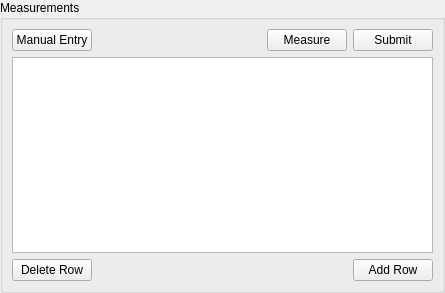
<?xml version="1.0" encoding="UTF-8"?>
<ui version="4.0">
 <class>BloodPressureMeasurements</class>
 <widget class="QWidget" name="BloodPressureMeasurements">
  <property name="geometry">
   <rect>
    <x>0</x>
    <y>0</y>
    <width>445</width>
    <height>293</height>
   </rect>
  </property>
  <property name="windowTitle">
   <string>Form</string>
  </property>
  <layout class="QVBoxLayout" name="verticalLayout_2">
   <property name="leftMargin">
    <number>0</number>
   </property>
   <property name="topMargin">
    <number>0</number>
   </property>
   <property name="rightMargin">
    <number>0</number>
   </property>
   <property name="bottomMargin">
    <number>0</number>
   </property>
   <item>
    <widget class="QGroupBox" name="groupBox">
     <property name="title">
      <string>Measurements</string>
     </property>
     <layout class="QVBoxLayout" name="verticalLayout">
      <item>
       <layout class="QHBoxLayout" name="testControls">
        <item>
         <widget class="QPushButton" name="manualEntryButton">
          <property name="text">
           <string>Manual Entry</string>
          </property>
         </widget>
        </item>
        <item>
         <spacer name="horizontalSpacer">
          <property name="orientation">
           <enum>Qt::Orientation::Horizontal</enum>
          </property>
          <property name="sizeHint" stdset="0">
           <size>
            <width>40</width>
            <height>20</height>
           </size>
          </property>
         </spacer>
        </item>
        <item>
         <widget class="QPushButton" name="measureButton">
          <property name="text">
           <string>Measure</string>
          </property>
         </widget>
        </item>
        <item>
         <widget class="QPushButton" name="submitButton">
          <property name="text">
           <string>Submit</string>
          </property>
         </widget>
        </item>
       </layout>
      </item>
      <item>
       <widget class="QTableWidget" name="table">
        <property name="frameShadow">
         <enum>QFrame::Shadow::Raised</enum>
        </property>
        <property name="lineWidth">
         <number>0</number>
        </property>
        <property name="showGrid">
         <bool>true</bool>
        </property>
        <property name="wordWrap">
         <bool>true</bool>
        </property>
        <property name="cornerButtonEnabled">
         <bool>true</bool>
        </property>
        <property name="columnCount">
         <number>0</number>
        </property>
        <property name="supportedDragActions">
         <set>Qt::DropAction::IgnoreAction</set>
        </property>
        <attribute name="horizontalHeaderVisible">
         <bool>true</bool>
        </attribute>
        <attribute name="horizontalHeaderCascadingSectionResizes">
         <bool>true</bool>
        </attribute>
        <attribute name="horizontalHeaderMinimumSectionSize">
         <number>16</number>
        </attribute>
        <attribute name="horizontalHeaderDefaultSectionSize">
         <number>100</number>
        </attribute>
        <attribute name="horizontalHeaderHighlightSections">
         <bool>true</bool>
        </attribute>
        <attribute name="horizontalHeaderStretchLastSection">
         <bool>false</bool>
        </attribute>
        <attribute name="verticalHeaderVisible">
         <bool>false</bool>
        </attribute>
       </widget>
      </item>
      <item>
       <layout class="QHBoxLayout" name="tableControls">
        <item>
         <widget class="QPushButton" name="deleteRow">
          <property name="text">
           <string>Delete Row</string>
          </property>
         </widget>
        </item>
        <item>
         <spacer name="horizontalSpacer_2">
          <property name="orientation">
           <enum>Qt::Orientation::Horizontal</enum>
          </property>
          <property name="sizeHint" stdset="0">
           <size>
            <width>40</width>
            <height>20</height>
           </size>
          </property>
         </spacer>
        </item>
        <item>
         <widget class="QPushButton" name="addRow">
          <property name="text">
           <string>Add Row</string>
          </property>
         </widget>
        </item>
       </layout>
      </item>
     </layout>
    </widget>
   </item>
  </layout>
 </widget>
 <resources/>
 <connections/>
</ui>
